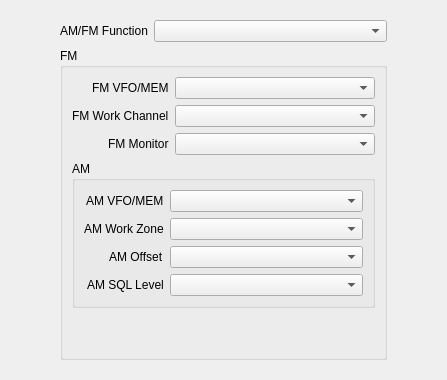
     <widget class="QWidget" name="fmTab">
      <attribute name="title">
       <string>AM/FM</string>
      </attribute>
      <layout class="QHBoxLayout" name="horizontalLayout_12">
       <item>
        <spacer name="horizontalSpacer_14">
         <property name="orientation">
          <enum>Qt::Orientation::Horizontal</enum>
         </property>
         <property name="sizeHint" stdset="0">
          <size>
           <width>40</width>
           <height>20</height>
          </size>
         </property>
        </spacer>
       </item>
       <item>
        <widget class="QWidget" name="widget_12" native="true">
         <layout class="QVBoxLayout" name="verticalLayout_8">
          <item>
           <layout class="QFormLayout" name="formLayout_23">
            <item row="0" column="0">
             <widget class="QLabel" name="amFmFunctionLbl">
              <property name="text">
               <string>AM/FM Function</string>
              </property>
             </widget>
            </item>
            <item row="0" column="1">
             <widget class="QComboBox" name="amFmFunctionCmbx"/>
            </item>
           </layout>
          </item>
          <item>
           <widget class="QGroupBox" name="groupBox_8">
            <property name="title">
             <string>FM</string>
            </property>
            <layout class="QVBoxLayout" name="verticalLayout_9">
             <item>
              <layout class="QFormLayout" name="formLayout_9">
               <property name="labelAlignment">
                <set>Qt::AlignmentFlag::AlignRight|Qt::AlignmentFlag::AlignTrailing|Qt::AlignmentFlag::AlignVCenter</set>
               </property>
               <item row="0" column="0">
                <widget class="QLabel" name="label_63">
                 <property name="text">
                  <string>FM VFO/MEM</string>
                 </property>
                </widget>
               </item>
               <item row="1" column="0">
                <widget class="QLabel" name="label_64">
                 <property name="text">
                  <string>FM Work Channel</string>
                 </property>
                </widget>
               </item>
               <item row="2" column="0">
                <widget class="QLabel" name="label_65">
                 <property name="text">
                  <string>FM Monitor</string>
                 </property>
                </widget>
               </item>
               <item row="0" column="1">
                <widget class="QComboBox" name="fmVfMrCmbx">
                 <property name="minimumSize">
                  <size>
                   <width>200</width>
                   <height>0</height>
                  </size>
                 </property>
                </widget>
               </item>
               <item row="2" column="1">
                <widget class="QComboBox" name="fmMonitorCmbx"/>
               </item>
               <item row="1" column="1">
                <widget class="QComboBox" name="fmWorkChannelCmbx"/>
               </item>
              </layout>
             </item>
             <item>
              <widget class="QGroupBox" name="amGroupBox">
               <property name="title">
                <string>AM</string>
               </property>
               <layout class="QVBoxLayout" name="verticalLayout_10">
                <item>
                 <layout class="QFormLayout" name="formLayout_24">
                  <property name="labelAlignment">
                   <set>Qt::AlignmentFlag::AlignRight|Qt::AlignmentFlag::AlignTrailing|Qt::AlignmentFlag::AlignVCenter</set>
                  </property>
                  <item row="0" column="0">
                   <widget class="QLabel" name="label_219">
                    <property name="text">
                     <string>AM VFO/MEM</string>
                    </property>
                   </widget>
                  </item>
                  <item row="1" column="0">
                   <widget class="QLabel" name="label_220">
                    <property name="text">
                     <string>AM Work Zone</string>
                    </property>
                   </widget>
                  </item>
                  <item row="2" column="0">
                   <widget class="QLabel" name="label_221">
                    <property name="text">
                     <string>AM Offset</string>
                    </property>
                   </widget>
                  </item>
                  <item row="3" column="0">
                   <widget class="QLabel" name="label_222">
                    <property name="text">
                     <string>AM SQL Level</string>
                    </property>
                   </widget>
                  </item>
                  <item row="0" column="1">
                   <widget class="QComboBox" name="amVfoMemCmbx"/>
                  </item>
                  <item row="1" column="1">
                   <widget class="QComboBox" name="amWorkZoneCmbx"/>
                  </item>
                  <item row="2" column="1">
                   <widget class="QComboBox" name="amOffsetCmbx"/>
                  </item>
                  <item row="3" column="1">
                   <widget class="QComboBox" name="amSqlLevelCmbx"/>
                  </item>
                 </layout>
                </item>
               </layout>
              </widget>
             </item>
             <item>
              <spacer name="verticalSpacer_8">
               <property name="orientation">
                <enum>Qt::Orientation::Vertical</enum>
               </property>
               <property name="sizeHint" stdset="0">
                <size>
                 <width>20</width>
                 <height>40</height>
                </size>
               </property>
              </spacer>
             </item>
            </layout>
           </widget>
          </item>
         </layout>
        </widget>
       </item>
       <item>
        <spacer name="horizontalSpacer_15">
         <property name="orientation">
          <enum>Qt::Orientation::Horizontal</enum>
         </property>
         <property name="sizeHint" stdset="0">
          <size>
           <width>40</width>
           <height>20</height>
          </size>
         </property>
        </spacer>
       </item>
      </layout>
     </widget>
